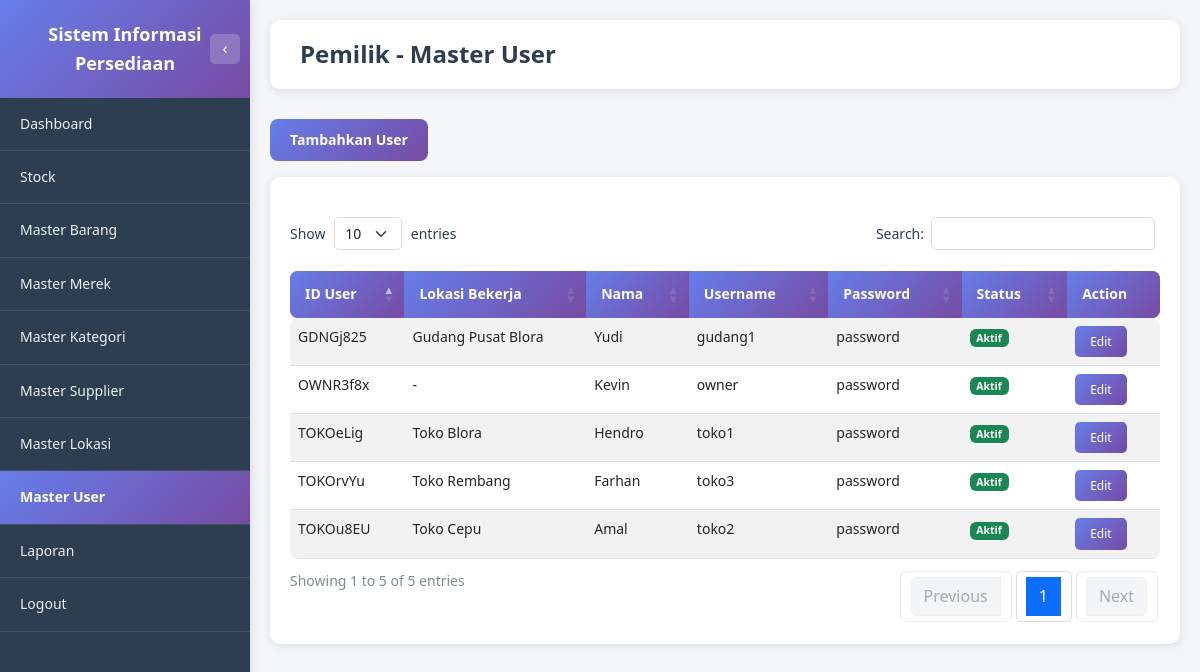
The app's page /pemilik/master_user.php (signed in) with its own data.
### tables this page shows
CREATE TABLE USERS (
         ID_USERS               VARCHAR(8) NOT NULL,
         KD_LOKASI              VARCHAR(8),
         NAMA                   VARCHAR(256),
         USERNAME               VARCHAR(256),
         PASSWORD               VARCHAR(256),
         STATUS                 ENUM('AKTIF', 'TIDAK AKTIF'),
         PRIMARY KEY (ID_USERS)
      );

### pemilik/master_user.php (the view, shortened to what this page needs)
<?php
require_once '../dbconnect.php';
$query_user = "SELECT
                    u.ID_USERS,
                    COALESCE(ml.NAMA_LOKASI, '-') as LOKASI_BEKERJA,
                    u.NAMA,
                    u.USERNAME,
                    u.PASSWORD,
                    u.STATUS,
                    u.KD_LOKASI
                 FROM USERS u
                 LEFT JOIN MASTER_LOKASI ml ON u.KD_LOKASI = ml.KD_LOKASI
                 ORDER BY u.ID_USERS ASC";
$result_user = $conn->query($query_user);
?>
<!DOCTYPE html>
<html lang="id">
<head>
    <link href="https://cdn.jsdelivr.net/npm/bootstrap@5.3.0/dist/css/bootstrap.min.css" rel="stylesheet">
    <link href="https://cdn.datatables.net/1.13.7/css/dataTables.bootstrap5.min.css" rel="stylesheet">
    <link href="https://cdn.jsdelivr.net/npm/sweetalert2@11/dist/sweetalert2.min.css" rel="stylesheet">
    <link href="../assets/css/style.css" rel="stylesheet">
</head>
<body class="dashboard-body">
    <?php include 'includes/sidebar.php'; ?>
    <div class="main-content">
        <div class="page-header">
            <h1 class="page-title">Pemilik - Master User</h1>
        </div>
        <div class="mb-3">
            <button type="button" class="btn-primary-custom" data-bs-toggle="modal" data-bs-target="#modalTambahUser">
                <i class="bi bi-plus-circle"></i> Tambahkan User
            </button>
        </div>
        <div class="table-section" style="width: 100%;">
            <div class="table-responsive" style="width: 100%;">
                <table id="tableUser" class="table table-custom table-striped table-hover" style="width: 100%;">
                    <thead>
                        <tr>
                            <th>ID User</th>
                            <th>Lokasi Bekerja</th>
                            <th>Nama</th>
                            <th>Username</th>
                            <th>Password</th>
                            <th>Status</th>
                            <th>Action</th>
                        </tr>
                    </thead>
                    <tbody>
                        <?php if ($result_user->num_rows > 0): ?>
                            <?php while ($row = $result_user->fetch_assoc()): ?>
                                <tr>
                                    <td><?php echo htmlspecialchars($row['ID_USERS']); ?></td>
                                    <td><?php echo htmlspecialchars($row['LOKASI_BEKERJA']); ?></td>
                                    <td><?php echo htmlspecialchars($row['NAMA']); ?></td>
                                    <td><?php echo htmlspecialchars($row['USERNAME']); ?></td>
                                    <td><?php echo htmlspecialchars($row['PASSWORD']); ?></td>
                                    <td>
                                        <?php if ($row['STATUS'] == 'AKTIF'): ?>
                                            <span class="badge bg-success">Aktif</span>
                                        <?php else: ?>
                                            <span class="badge bg-secondary">Tidak Aktif</span>
                                        <?php endif; ?>
                                    </td>
                                    <td>
                                        <button class="btn-view" onclick="editUser('<?php echo htmlspecialchars($row['ID_USERS']); ?>', '<?php echo htmlspecialchars($row['KD_LOKASI'] ?? '', ENT_QUOTES); ?>', '<?php echo htmlspecialchars($row['NAMA'], ENT_QUOTES); ?>', '<?php echo htmlspecialchars($row['USERNAME'], ENT_QUOTES); ?>', '<?php echo htmlspecialchars($row['PASSWORD'], ENT_QUOTES); ?>', '<?php echo $row['STATUS']; ?>')">Edit</button>
                                    </td>
                                </tr>
                            <?php endwhile; ?>
                        <?php endif; ?>
                    </tbody>
                </table>
            </div>
        </div>
    </div>
</body>
</html>

### assets/css/style.css (style rules this page uses)
* { margin: 0; padding: 0; box-sizing: border-box; }
:root { --font-family-primary: 'Segoe UI', Tahoma, Geneva, Verdana, sans-serif; --font-size-base: 14px; --font-size-small: 12px; --font-size-large: 16px; --font-size-title: 24px; --font-size-heading: 18px; --font-weight-normal: 400; --font-weight-medium: 500; --font-weight-bold: 600; }
body { font-family: var(--font-family-primary); font-size: var(--font-size-base); line-height: 1.6; }
:root { --color-primary: #667eea; --color-primary-dark: #764ba2; --color-primary-gradient: linear-gradient(135deg, #667eea 0%, #764ba2 100%); --color-text-primary: #2c3e50; --color-text-secondary: #7f8c8d; --color-text-muted: #666; --color-text-light: #ecf0f1; --color-bg-primary: #f5f6fa; --color-bg-secondary: #ffffff; --color-bg-dark: #2c3e50; --color-bg-gradient: linear-gradient(135deg, #667eea 0%, #764ba2 100%); --color-border: #ddd; --color-border-light: #ecf0f1; --color-success: #27ae60; --color-warning: #f39c12; --color-danger: #e74c3c; --color-info: #3498db; --shadow-sm: 0 2px 10px rgba(0, 0, 0, 0.1); --shadow-md: 0 4px 15px rgba(0, 0, 0, 0.1); --shadow-lg: 0 10px 40px rgba(0, 0, 0, 0.2); }
body { background: var(--color-bg-gradient); min-height: 100vh; }
body.dashboard-body { background: var(--color-bg-primary); }
.btn-primary-custom { background: var(--color-primary-gradient); border: none; border-radius: 8px; padding: 10px 20px; font-weight: var(--font-weight-bold); color: white; transition: transform 0.2s, box-shadow 0.2s; cursor: pointer; font-family: var(--font-family-primary); }
.main-content { margin-left: 250px; min-height: 100vh; background: var(--color-bg-primary); padding: 20px; transition: margin-left 0.3s ease; width: calc(100% - 250px); box-sizing: border-box; }
.page-header { background: var(--color-bg-secondary); padding: 20px 30px; border-radius: 10px; margin-bottom: 30px; box-shadow: var(--shadow-sm); }
.page-title { font-size: var(--font-size-title); font-weight: var(--font-weight-bold); color: var(--color-text-primary); margin: 0; }
.table-custom { border-radius: 8px; overflow: hidden; }
.table-custom thead { background: var(--color-primary-gradient); color: white; }
.table-custom thead th { border: none; padding: 12px 15px; font-weight: var(--font-weight-bold); }
.table-custom tbody tr { transition: background-color 0.2s; }
.table-section { background: var(--color-bg-secondary); padding: 20px; border-radius: 10px; margin-bottom: 30px; box-shadow: var(--shadow-sm); width: 100%; box-sizing: border-box; }
.table-section .table-responsive { width: 100%; overflow-x: auto; }
.table-section table { width: 100% !important; table-layout: auto; }
.btn-view { background: var(--color-primary-gradient); border: none; color: white; padding: 6px 15px; border-radius: 5px; font-size: var(--font-size-small); font-weight: var(--font-weight-medium); cursor: pointer; transition: all 0.2s ease; white-space: nowrap; }
.dataTables_wrapper .table-custom { margin-top: 0; width: 100% !important; }
.dataTables_wrapper .table-custom thead th { background: var(--color-primary-gradient); color: white; border: none; padding: 12px 15px; font-weight: var(--font-weight-bold); }

### records on screen
users: ID_USERS "GDNGj825", LOKASI_BEKERJA "Gudang Pusat Blora", NAMA "Yudi", USERNAME "gudang1", PASSWORD "password", STATUS "Aktif"
users: ID_USERS "OWNR3f8x", LOKASI_BEKERJA "-", NAMA "Kevin", USERNAME "owner", PASSWORD "password", STATUS "Aktif"
users: ID_USERS "TOKOeLig", LOKASI_BEKERJA "Toko Blora", NAMA "Hendro", USERNAME "toko1", PASSWORD "password", STATUS "Aktif"
users: ID_USERS "TOKOrvYu", LOKASI_BEKERJA "Toko Rembang", NAMA "Farhan", USERNAME "toko3", PASSWORD "password", STATUS "Aktif"
users: ID_USERS "TOKOu8EU", LOKASI_BEKERJA "Toko Cepu", NAMA "Amal", USERNAME "toko2", PASSWORD "password", STATUS "Aktif"
